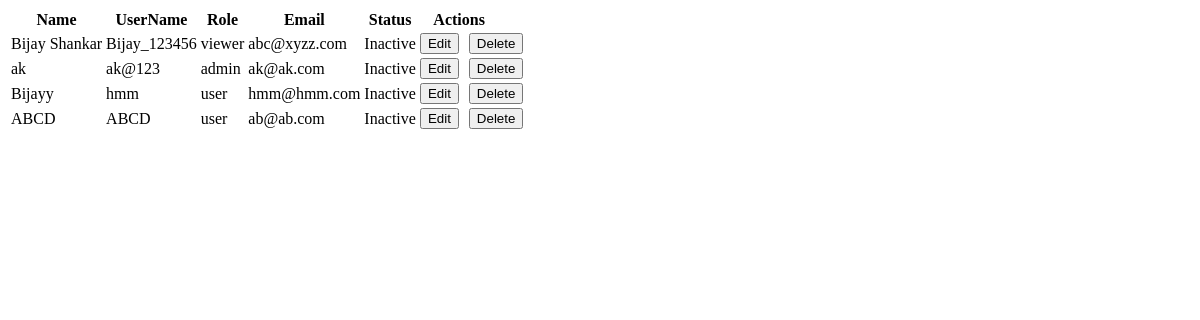
Before: /admin/search.php (signed in) with the older database file.
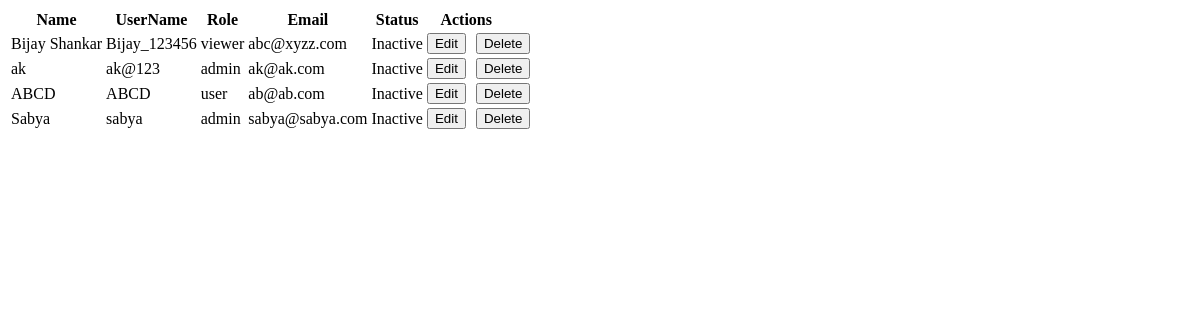
After: the same page with the newer database file.
### tables this page shows
CREATE TABLE `users` (
  `id` int(10) NOT NULL,
  `name` varchar(25) NOT NULL,
  `userName` varchar(30) NOT NULL,
  `fatherName` varchar(25) NOT NULL,
  `address` varchar(50) NOT NULL,
  `role` varchar(10) NOT NULL DEFAULT 'user',
  `email` varchar(40) NOT NULL,
  `password` text NOT NULL,
  `status` varchar(8) NOT NULL DEFAULT 'Inactive',
  `profilePic` text NOT NULL
);

### admin/search.php (the view, shortened to what this page needs)
<?php
include('connection.php');
$columnsToShow = ['name', 'userName', 'role', 'email', 'status'];
$searchTerm = isset($_GET['search']) ? trim($_GET['search']) : '';
$sql = "SELECT * FROM users";
$result = $conn->query($sql);
function buildTable($result, $columnsToShow)
{
  if ($result->num_rows > 0) {
    echo "<table>";
    echo "<tr>";
    foreach ($result->fetch_fields() as $field) {
      if (in_array($field->name, $columnsToShow)) {
        echo "<th>" . ucfirst($field->name) . "</th>";
      }
    }
    echo "<th>Actions</th>";
    echo "</tr>";
    echo "<tbody>";
    while ($row = $result->fetch_assoc()) {
      echo "<tr>";
      foreach ($columnsToShow as $column) {
        echo "<td>" . $row[$column] . "</td>";
      }
      $certificateId = $row['id'];
      echo "<td>";
      echo "<button onclick=\"window.location.href='edit.php?id=$certificateId'\">Edit</button>";
      echo "<button class='action-button' type='button' onclick='deleteCertificate($certificateId)'>Delete</button>";
      echo "</td>";
      echo "</tr>";
    }
    echo "</tbody>";
    echo "</table>";
  } else {
    echo "No records found.";
  }
}
if ($searchTerm) {
  $sql = "SELECT * FROM users WHERE ";
  $searchFields = array("name", "userName", "status", "email", "role");
  $firstField = true;
  foreach ($searchFields as $field) {
    if (!$firstField) {
      $sql .= " OR ";
    }
    $sql .= $field . " LIKE '%$searchTerm%'";
    $firstField = false;
  }
  $result = $conn->query($sql);
  buildTable($result, $columnsToShow);
} else {
  buildTable($result, $columnsToShow);
}
?>

### admin/search.php (style rules this page uses)
.action-button { margin-left: 10px; margin-right:-25px; }

Changed rows visible on the page:
removed users: name "Bijayy", userName "hmm", role "user", email "hmm@hmm.com", status "Inactive"
added users: name "Sabya", userName "sabya", role "admin", email "sabya@sabya.com", status "Inactive"
